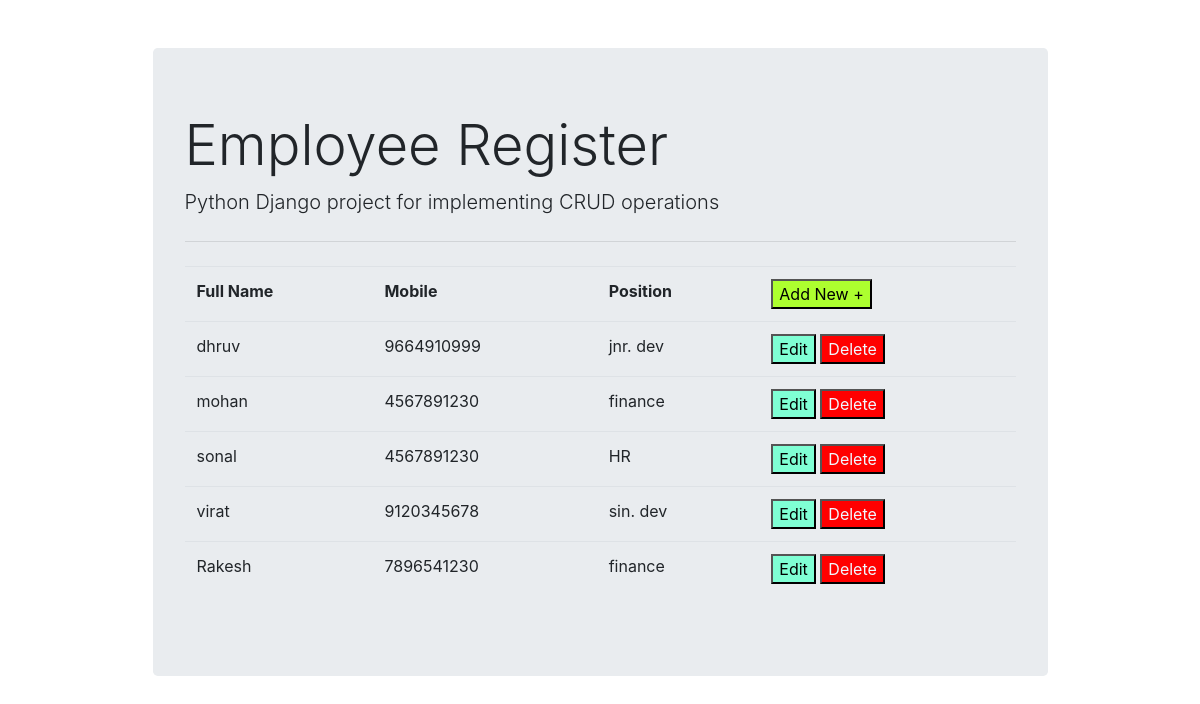
Page /list/ on the committed database.
### employee_register/models.py (models this page shows)
class Employee(models.Model):
    fullname = models.CharField(max_length=100)
    emp_code = models.CharField(max_length=3)
    mobile= models.CharField(max_length=15)
    position = models.ForeignKey(Position,on_delete=models.CASCADE)

class Position(models.Model):
    title= models.CharField(max_length=50)
    def __str__(self):
        return self.title

### employee_register/views.py (the view)
# urls.py: path('list/', views.employee_list,name='employee_list'), #get for retrive and displaydata
def employee_list(request):
    context = {'employee_list1': Employee.objects.all()}
    return render(request,"employee_register/employee_list.html",context)

### employee_register/templates/employee_register/employee_list.html (shortened to what this page needs)
{% extends 'employee_register/base.html' %}
{% block contenet %}
    <table class="table table-border">
        <thead class="border-bottom font-weight-bold">
            <tr>
                <td>Full Name</td>
                <td>Mobile</td>
                <td>Position</td>
                <td>
                    <a href="{% url 'employee_insert' %}">
                            <button style="background-color:greenyellow;">Add New +</button>
                    </a>
                </td>
            </tr>
        </thead>
        <tbody>
        {% for employee in employee_list1 %}
            <tr>
                <td>{{employee.fullname}}</td>
                <td>{{employee.mobile}}</td>
                <td>{{employee.position}}</td>
                <td>
                    <a href="{% url 'employee_update' employee.id %}"><button style="background-color: aquamarine;">Edit</button></a>
                    <form action="{% url 'employee_delete' employee.id %}" method="post" class="d-inline">
                        <button style="background-color: red; color: aliceblue;">Delete</button>
                    </form>
                </td>
            </tr>
        {% endfor %}
        </tbody>
    </table>
{% endblock %}

### employee_register/templates/employee_register/base.html (shortened to what this page needs)
<!DOCTYPE html>
<html lang="en">
<head>
    <link rel="stylesheet" href="https://cdn.jsdelivr.net/npm/bootstrap@4.6.2/dist/css/bootstrap.min.css">
</head>
<body>
    <div class="container">
        <div class="col-md-10 offset-md-1 mt-5">
            <div class="jumbotron">
                <h1 class="display-4">Employee Register</h1>
                <p class="lead">Python Django project for implementing CRUD operations</p>
                <hr class="my-4">
                {% block contenet %}
                {% endblock %}
              </div>
        </div>
    </div>
</body>
</html>

### rows in the picture
Employee: fullname "dhruv", mobile "9664910999", position "jnr. dev"
Employee: fullname "mohan", mobile "4567891230", position "finance"
Employee: fullname "sonal", mobile "4567891230", position "HR"
Employee: fullname "virat", mobile "9120345678", position "sin. dev"
Employee: fullname "Rakesh", mobile "7896541230", position "finance"
